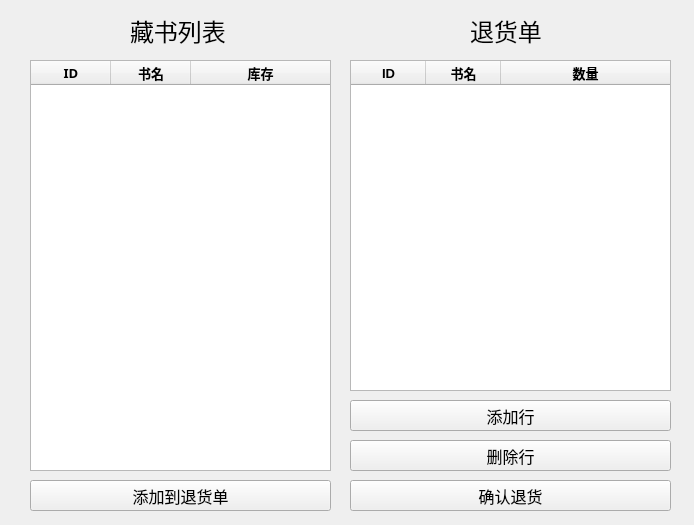
<?xml version="1.0" encoding="UTF-8"?>
<ui version="4.0">
 <class>win_tuihuo</class>
 <widget class="QDialog" name="win_tuihuo">
  <property name="geometry">
   <rect>
    <x>0</x>
    <y>0</y>
    <width>694</width>
    <height>525</height>
   </rect>
  </property>
  <property name="windowTitle">
   <string>退货</string>
  </property>
  <widget class="QTableWidget" name="book_table">
   <property name="geometry">
    <rect>
     <x>30</x>
     <y>60</y>
     <width>301</width>
     <height>411</height>
    </rect>
   </property>
   <property name="sizePolicy">
    <sizepolicy hsizetype="Fixed" vsizetype="Fixed">
     <horstretch>0</horstretch>
     <verstretch>0</verstretch>
    </sizepolicy>
   </property>
   <property name="autoScrollMargin">
    <number>16</number>
   </property>
   <property name="editTriggers">
    <set>QAbstractItemView::NoEditTriggers</set>
   </property>
   <attribute name="horizontalHeaderCascadingSectionResizes">
    <bool>false</bool>
   </attribute>
   <attribute name="horizontalHeaderMinimumSectionSize">
    <number>25</number>
   </attribute>
   <attribute name="horizontalHeaderDefaultSectionSize">
    <number>80</number>
   </attribute>
   <attribute name="horizontalHeaderShowSortIndicator" stdset="0">
    <bool>false</bool>
   </attribute>
   <attribute name="horizontalHeaderStretchLastSection">
    <bool>true</bool>
   </attribute>
   <attribute name="verticalHeaderHighlightSections">
    <bool>true</bool>
   </attribute>
   <attribute name="verticalHeaderStretchLastSection">
    <bool>false</bool>
   </attribute>
   <column>
    <property name="text">
     <string>ID</string>
    </property>
    <property name="font">
     <font>
      <family>微软雅黑</family>
      <pointsize>10</pointsize>
      <weight>75</weight>
      <bold>true</bold>
     </font>
    </property>
   </column>
   <column>
    <property name="text">
     <string>书名</string>
    </property>
    <property name="font">
     <font>
      <family>微软雅黑</family>
      <pointsize>10</pointsize>
      <weight>75</weight>
      <bold>true</bold>
     </font>
    </property>
   </column>
   <column>
    <property name="text">
     <string>库存</string>
    </property>
    <property name="font">
     <font>
      <family>微软雅黑</family>
      <pointsize>10</pointsize>
      <weight>75</weight>
      <bold>true</bold>
     </font>
    </property>
   </column>
  </widget>
  <widget class="QLabel" name="hint_book_table">
   <property name="geometry">
    <rect>
     <x>130</x>
     <y>0</y>
     <width>111</width>
     <height>61</height>
    </rect>
   </property>
   <property name="font">
    <font>
     <family>Microsoft YaHei</family>
     <pointsize>18</pointsize>
    </font>
   </property>
   <property name="text">
    <string>藏书列表</string>
   </property>
  </widget>
  <widget class="QTableWidget" name="tuihuo_table">
   <property name="geometry">
    <rect>
     <x>350</x>
     <y>60</y>
     <width>321</width>
     <height>331</height>
    </rect>
   </property>
   <property name="rowCount">
    <number>0</number>
   </property>
   <property name="columnCount">
    <number>3</number>
   </property>
   <attribute name="horizontalHeaderDefaultSectionSize">
    <number>75</number>
   </attribute>
   <attribute name="horizontalHeaderShowSortIndicator" stdset="0">
    <bool>false</bool>
   </attribute>
   <attribute name="horizontalHeaderStretchLastSection">
    <bool>true</bool>
   </attribute>
   <column>
    <property name="text">
     <string>ID</string>
    </property>
    <property name="font">
     <font>
      <pointsize>10</pointsize>
      <weight>75</weight>
      <bold>true</bold>
     </font>
    </property>
   </column>
   <column>
    <property name="text">
     <string>书名</string>
    </property>
    <property name="font">
     <font>
      <family>微软雅黑</family>
      <pointsize>10</pointsize>
      <weight>75</weight>
      <bold>true</bold>
     </font>
    </property>
   </column>
   <column>
    <property name="text">
     <string>数量</string>
    </property>
    <property name="font">
     <font>
      <pointsize>10</pointsize>
      <weight>75</weight>
      <bold>true</bold>
     </font>
    </property>
   </column>
  </widget>
  <widget class="QPushButton" name="book_table_btn">
   <property name="geometry">
    <rect>
     <x>30</x>
     <y>480</y>
     <width>301</width>
     <height>31</height>
    </rect>
   </property>
   <property name="font">
    <font>
     <family>微软雅黑</family>
     <pointsize>12</pointsize>
    </font>
   </property>
   <property name="text">
    <string>添加到退货单</string>
   </property>
   <property name="autoDefault">
    <bool>false</bool>
   </property>
  </widget>
  <widget class="QLabel" name="hint_tuihuo_table">
   <property name="geometry">
    <rect>
     <x>470</x>
     <y>0</y>
     <width>111</width>
     <height>61</height>
    </rect>
   </property>
   <property name="font">
    <font>
     <family>Microsoft YaHei</family>
     <pointsize>18</pointsize>
    </font>
   </property>
   <property name="text">
    <string>退货单</string>
   </property>
  </widget>
  <widget class="QPushButton" name="tuihuo_table_addrow_btn">
   <property name="geometry">
    <rect>
     <x>350</x>
     <y>400</y>
     <width>321</width>
     <height>31</height>
    </rect>
   </property>
   <property name="font">
    <font>
     <family>微软雅黑</family>
     <pointsize>12</pointsize>
    </font>
   </property>
   <property name="text">
    <string>添加行</string>
   </property>
   <property name="autoDefault">
    <bool>false</bool>
   </property>
  </widget>
  <widget class="QPushButton" name="tuihuo_table_removerow_btn">
   <property name="geometry">
    <rect>
     <x>350</x>
     <y>440</y>
     <width>321</width>
     <height>31</height>
    </rect>
   </property>
   <property name="font">
    <font>
     <family>微软雅黑</family>
     <pointsize>12</pointsize>
    </font>
   </property>
   <property name="text">
    <string>删除行</string>
   </property>
   <property name="autoDefault">
    <bool>false</bool>
   </property>
  </widget>
  <widget class="QPushButton" name="tuihuo_table_tuihuo_btn">
   <property name="geometry">
    <rect>
     <x>350</x>
     <y>480</y>
     <width>321</width>
     <height>31</height>
    </rect>
   </property>
   <property name="font">
    <font>
     <family>微软雅黑</family>
     <pointsize>12</pointsize>
    </font>
   </property>
   <property name="text">
    <string>确认退货</string>
   </property>
   <property name="autoDefault">
    <bool>false</bool>
   </property>
  </widget>
 </widget>
 <resources/>
 <connections/>
</ui>
